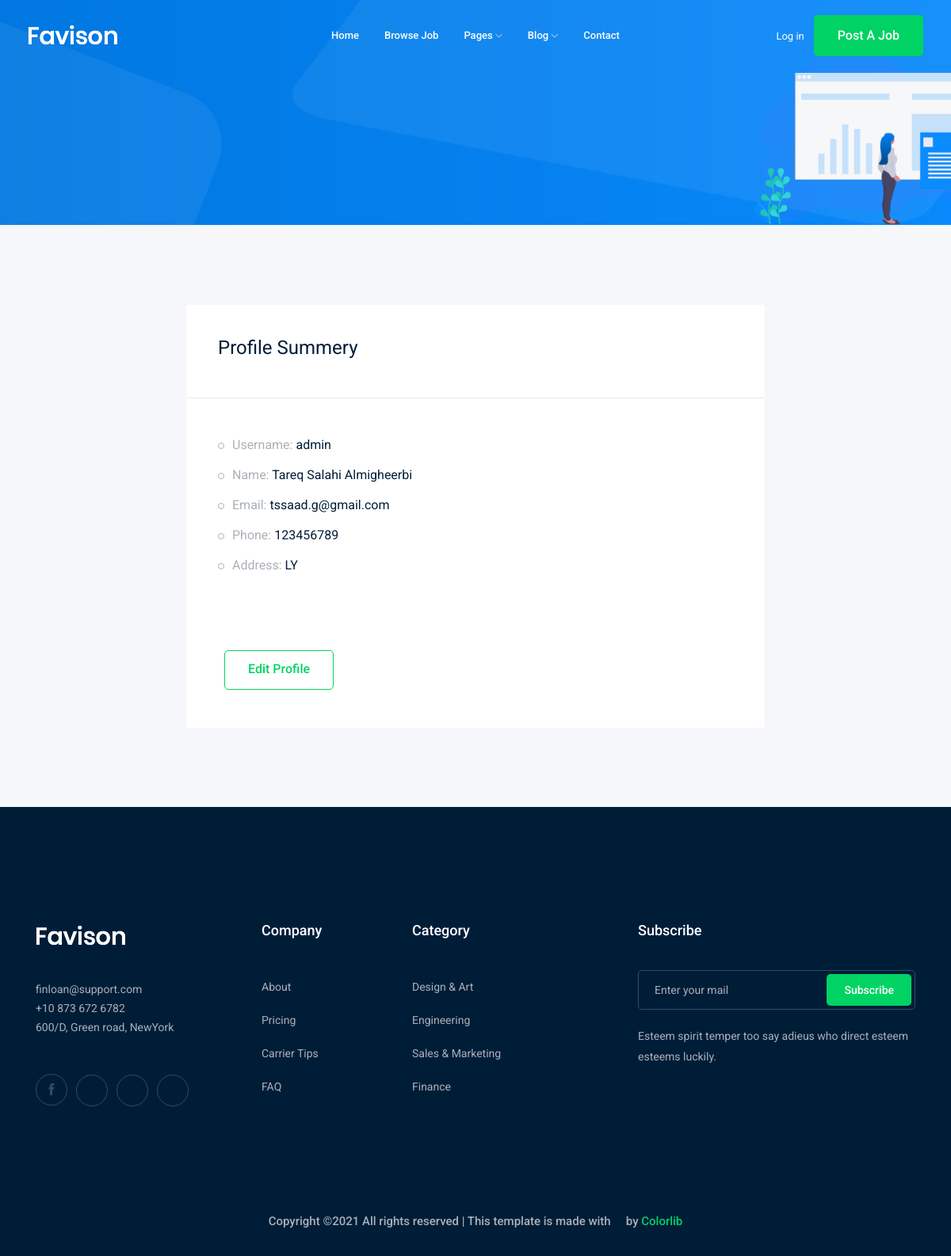
/accounts/profile/ (signed in), run on the app's committed database.
### accounts/models.py (models this page shows, shortened)
class Profile(models.Model):
    PRFUser = models.OneToOneField(User, related_name="User_profile", on_delete=models.CASCADE ,verbose_name=_("User"))
    PRFCity = models.ForeignKey('City', related_name="User_City", on_delete=models.CASCADE, verbose_name=_("City"), blank=True, null=True)
    PRFCountry = CountryField(verbose_name=_("Country"))
    PRFPhone = models.CharField(max_length=15, verbose_name=_("Phone Number"))
    PRFImage = models.ImageField(upload_to="profile/", verbose_name=_("Profile Image"))
    class Meta:
        verbose_name = _("Profile")
        verbose_name_plural = _("Profiles")
    def __str__(self):
        return str(self.PRFUser)

### accounts/views.py (the view)
# urls.py: path('profile/', views.profile, name='profile'),
def profile(request):
    profile = Profile.objects.get(PRFUser=request.user)
    context = {'profile' : profile}
    return render(request, 'accounts/profile.html', context)

### accounts/templates/accounts/profile.html (shortened to what this page needs)
{% extends 'base.html' %}
{% load bootstrap4 %}
{% block body %}
    <div class="bradcam_area bradcam_bg_1">
        <div class="container">
            <div class="row">
                <div class="col-xl-12">
                </div>
            </div>
        </div>
    </div>
    <div class="job_details_area">
        <div class="container">
            <div class="row">
                <div class="col-lg-8 mx-auto">
                    <div class="job_sumary">
                        <div class="summery_header">
                            <h3>Profile Summery</h3>
                        </div>
                        <div class="job_content">
                            <ul>
                                <li>Username: <span>{{profile}}</span></li>
                                <li>Name: <span>{{profile.PRFUser.first_name}} {{profile.PRFUser.last_name}}</span></li>
                                <li>Email: <span>{{profile.PRFUser.email}} </span></li>
                                <li>Phone: <span>{{profile.PRFPhone}}</span></li>
                                <li>Address: <span>
                                {% if profile.PRFCountry %}
                                    {{profile.PRFCountry}}
                                {% else %}
                                    No Info Available
                                {% endif %}
                                </span></li>
                            </ul>
                        </div>
                        <div class="p-5">
                            <a href="{% url 'accounts:profile_edit' %}" class="boxed-btn4">Edit Profile</a>
                        </div>
                    </div>
                </div>
            </div>
        </div>
    </div>
{% endblock %}

### data on the page
Profile: PRFUser.username "admin", PRFUser.first_name "Tareq Salahi", PRFUser.last_name "Almigheerbi", PRFUser.email "tssaad.g@gmail.com", PRFPhone "123456789", PRFCountry "LY"
